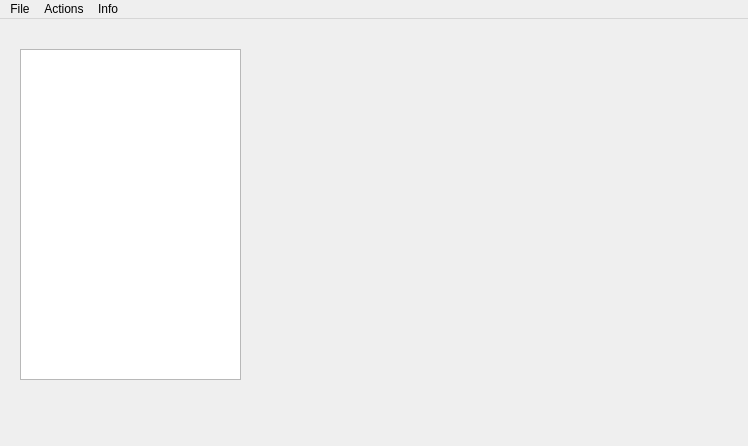
<?xml version="1.0" encoding="UTF-8"?>
<ui version="4.0">
 <class>MainWindow</class>
 <widget class="QMainWindow" name="MainWindow">
  <property name="geometry">
   <rect>
    <x>0</x>
    <y>0</y>
    <width>748</width>
    <height>446</height>
   </rect>
  </property>
  <property name="windowTitle">
   <string>OWM: Overworld Manager</string>
  </property>
  <widget class="QWidget" name="centralWidget">
   <widget class="QTreeView" name="owtreeView">
    <property name="geometry">
     <rect>
      <x>20</x>
      <y>30</y>
      <width>221</width>
      <height>331</height>
     </rect>
    </property>
   </widget>
  </widget>
  <widget class="QMenuBar" name="menuBar">
   <property name="geometry">
    <rect>
     <x>0</x>
     <y>0</y>
     <width>748</width>
     <height>27</height>
    </rect>
   </property>
   <widget class="QMenu" name="menuFile">
    <property name="title">
     <string>File</string>
    </property>
    <addaction name="actionOpen_ROM"/>
    <addaction name="actionSave_ROM"/>
    <addaction name="separator"/>
    <addaction name="actionExit_2"/>
   </widget>
   <widget class="QMenu" name="menuOptions">
    <property name="title">
     <string>Actions</string>
    </property>
    <widget class="QMenu" name="menuFrames_Sheet">
     <property name="title">
      <string>Frames Sheet</string>
     </property>
     <addaction name="actionImport_Frames_Sheet"/>
     <addaction name="actionExport_Frames_Sheet"/>
    </widget>
    <widget class="QMenu" name="menuSpriter_s_Resource">
     <property name="title">
      <string>Spriter's Resource</string>
     </property>
     <addaction name="actionImport_OW"/>
     <addaction name="actionImport_Pokemon"/>
    </widget>
    <addaction name="menuFrames_Sheet"/>
    <addaction name="menuSpriter_s_Resource"/>
   </widget>
   <widget class="QMenu" name="menuAbout">
    <property name="title">
     <string>Info</string>
    </property>
    <addaction name="actionREADME"/>
    <addaction name="actionAbout"/>
   </widget>
   <addaction name="menuFile"/>
   <addaction name="menuOptions"/>
   <addaction name="menuAbout"/>
  </widget>
  <action name="actionOpen_ROM">
   <property name="text">
    <string>Open ROM...</string>
   </property>
  </action>
  <action name="actionSave_ROM">
   <property name="text">
    <string>Save ROM...</string>
   </property>
  </action>
  <action name="actionExit">
   <property name="text">
    <string>Exit</string>
   </property>
  </action>
  <action name="actionImport_Frames_Sheet">
   <property name="text">
    <string>Import Frames Sheet</string>
   </property>
  </action>
  <action name="actionExport_Frames_Sheet">
   <property name="text">
    <string>Export Frames Sheet</string>
   </property>
  </action>
  <action name="actionImport_OW">
   <property name="text">
    <string>Import OW</string>
   </property>
  </action>
  <action name="actionImport_Pokemon">
   <property name="text">
    <string>Import Pokemon</string>
   </property>
  </action>
  <action name="actionExit_2">
   <property name="text">
    <string>Exit</string>
   </property>
  </action>
  <action name="actionREADME">
   <property name="text">
    <string>README</string>
   </property>
  </action>
  <action name="actionAbout">
   <property name="text">
    <string>About</string>
   </property>
  </action>
 </widget>
 <layoutdefault spacing="6" margin="11"/>
 <resources/>
 <connections/>
</ui>
